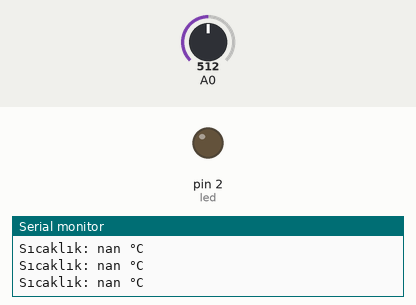
A sketch run on a simulated Arduino Uno, built with avr-gcc and run on an emulated ATmega328P. On the bench: output pins drawn as LEDs (lit = HIGH), the last lines printed to the serial monitor. Inputs (shaded band) come from the test bench; at power-on: A0 = 512.

Above: at 1.2 s.
1.3 s: A0 set to 114
2.8 s: A0 set to 98
At 4.2 s:
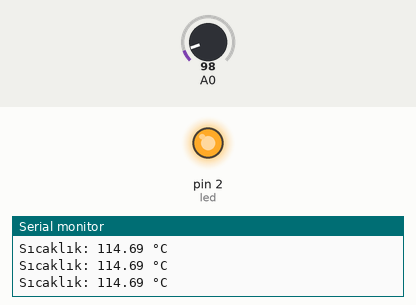
Timing chart, 0 to 5.8 s (numbered marks = the images above; inputs shaded):
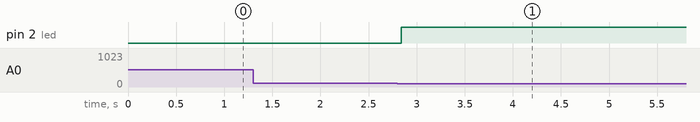

The sketch:

ledlightingwithtemperaturemeasurement1.ino
```cpp
#include <math.h>
#define led 2

void setup() {
  Serial.begin(9600);
  pinMode(led, OUTPUT);
}
  double Termistor(int analogOkuma){
    double sicaklik;
    sicaklik=log(((1024000/ analogOkuma)-10000));
    sicaklik= 1/ (0.001129148+(0.000234125+(0.0000000876741*sicaklik*sicaklik))*sicaklik);
    sicaklik=sicaklik-273.15;
    return sicaklik;
  }

void loop() {
  int deger = analogRead(A0);
 double sicaklik = Termistor(deger);

  Serial.print("Sıcaklık: ");
  Serial.print(sicaklik);
  Serial.println(" °C");

  if (sicaklik>30) {
    digitalWrite(led, HIGH);
  } else {
    digitalWrite(led, LOW);

}
  delay(2);
}
```

Measured:
- the behaviour switches between 103 and 102 on A0 (found by bisection; images 0 and 1)
- after the input at 2.8 s, pin 2 (led): LOW → HIGH at once
